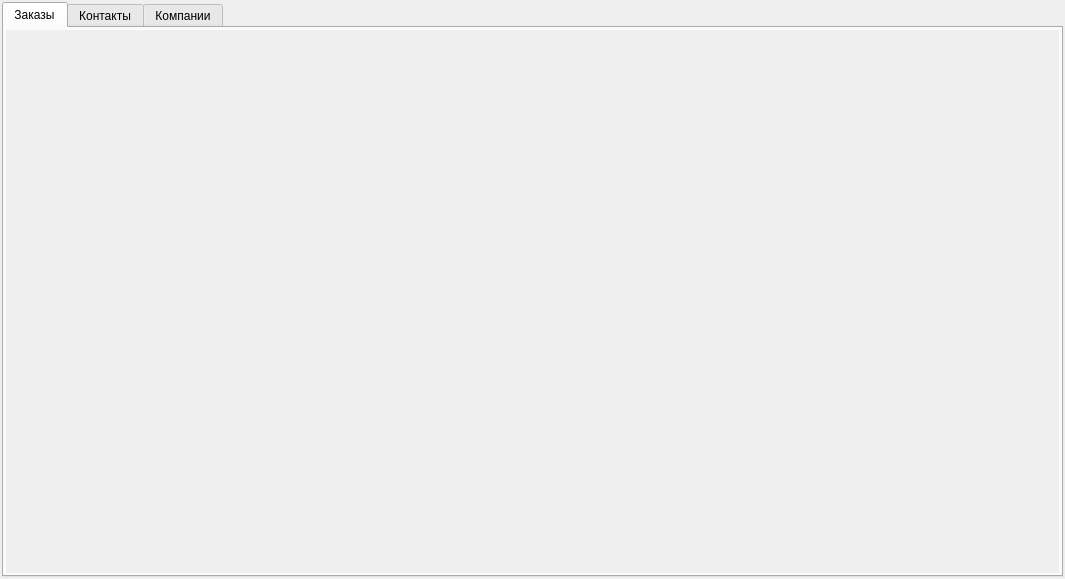
<?xml version="1.0" encoding="UTF-8"?>
<ui version="4.0">
 <class>FormSettingsInterface</class>
 <widget class="QWidget" name="FormSettingsInterface">
  <property name="geometry">
   <rect>
    <x>0</x>
    <y>0</y>
    <width>1065</width>
    <height>579</height>
   </rect>
  </property>
  <property name="windowTitle">
   <string>Form</string>
  </property>
  <layout class="QVBoxLayout" name="verticalLayout">
   <property name="spacing">
    <number>2</number>
   </property>
   <property name="leftMargin">
    <number>2</number>
   </property>
   <property name="topMargin">
    <number>2</number>
   </property>
   <property name="rightMargin">
    <number>2</number>
   </property>
   <property name="bottomMargin">
    <number>2</number>
   </property>
   <item>
    <widget class="QTabWidget" name="tabWidget">
     <property name="currentIndex">
      <number>0</number>
     </property>
     <widget class="QWidget" name="tabOrder">
      <attribute name="title">
       <string>Заказы</string>
      </attribute>
      <layout class="QVBoxLayout" name="verticalLayout_4">
       <property name="spacing">
        <number>2</number>
       </property>
       <property name="leftMargin">
        <number>2</number>
       </property>
       <property name="topMargin">
        <number>2</number>
       </property>
       <property name="rightMargin">
        <number>2</number>
       </property>
       <property name="bottomMargin">
        <number>2</number>
       </property>
       <item>
        <widget class="FrameCustomFields" name="widgetOrders" native="true">
         <property name="autoFillBackground">
          <bool>true</bool>
         </property>
        </widget>
       </item>
      </layout>
     </widget>
     <widget class="QWidget" name="tabContact">
      <attribute name="title">
       <string>Контакты</string>
      </attribute>
      <layout class="QVBoxLayout" name="verticalLayout_2">
       <property name="spacing">
        <number>2</number>
       </property>
       <property name="leftMargin">
        <number>2</number>
       </property>
       <property name="topMargin">
        <number>2</number>
       </property>
       <property name="rightMargin">
        <number>2</number>
       </property>
       <property name="bottomMargin">
        <number>2</number>
       </property>
       <item>
        <widget class="FrameCustomFields" name="widgetOrders_2" native="true">
         <property name="autoFillBackground">
          <bool>true</bool>
         </property>
        </widget>
       </item>
      </layout>
     </widget>
     <widget class="QWidget" name="tabCompany">
      <attribute name="title">
       <string>Компании</string>
      </attribute>
      <layout class="QVBoxLayout" name="verticalLayout_3">
       <property name="spacing">
        <number>2</number>
       </property>
       <property name="leftMargin">
        <number>2</number>
       </property>
       <property name="topMargin">
        <number>2</number>
       </property>
       <property name="rightMargin">
        <number>2</number>
       </property>
       <property name="bottomMargin">
        <number>2</number>
       </property>
       <item>
        <widget class="FrameCustomFields" name="widgetOrders_3" native="true">
         <property name="autoFillBackground">
          <bool>true</bool>
         </property>
        </widget>
       </item>
      </layout>
     </widget>
    </widget>
   </item>
  </layout>
 </widget>
 <customwidgets>
  <customwidget>
   <class>FrameCustomFields</class>
   <extends>QWidget</extends>
   <header>framecustomfields.h</header>
   <container>1</container>
  </customwidget>
 </customwidgets>
 <resources/>
 <connections/>
</ui>
